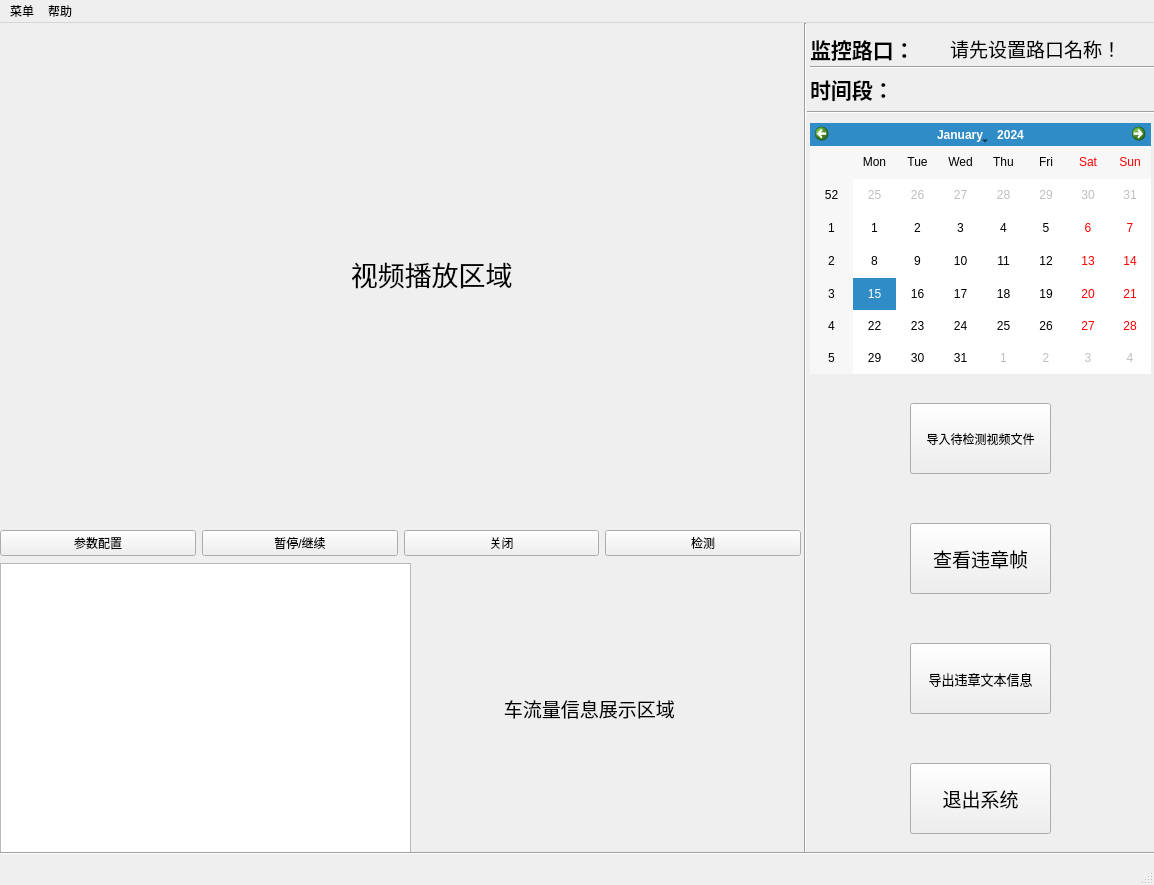
<?xml version="1.0" encoding="UTF-8"?>
<ui version="4.0">
 <class>MainWindow</class>
 <widget class="QMainWindow" name="MainWindow">
  <property name="geometry">
   <rect>
    <x>0</x>
    <y>0</y>
    <width>1154</width>
    <height>885</height>
   </rect>
  </property>
  <property name="minimumSize">
   <size>
    <width>1154</width>
    <height>885</height>
   </size>
  </property>
  <property name="maximumSize">
   <size>
    <width>1154</width>
    <height>885</height>
   </size>
  </property>
  <property name="windowTitle">
   <string>道路违法检测系统</string>
  </property>
  <widget class="QWidget" name="centralwidget">
   <widget class="Line" name="line_2">
    <property name="geometry">
     <rect>
      <x>780</x>
      <y>0</y>
      <width>51</width>
      <height>831</height>
     </rect>
    </property>
    <property name="orientation">
     <enum>Qt::Vertical</enum>
    </property>
   </widget>
   <widget class="QLabel" name="DisplayLabel">
    <property name="geometry">
     <rect>
      <x>0</x>
      <y>0</y>
      <width>801</width>
      <height>501</height>
     </rect>
    </property>
    <property name="minimumSize">
     <size>
      <width>711</width>
      <height>431</height>
     </size>
    </property>
    <property name="maximumSize">
     <size>
      <width>801</width>
      <height>501</height>
     </size>
    </property>
    <property name="font">
     <font>
      <family>Agency FB</family>
      <pointsize>20</pointsize>
     </font>
    </property>
    <property name="text">
     <string>                                                  视频播放区域</string>
    </property>
    <property name="textFormat">
     <enum>Qt::AutoText</enum>
    </property>
   </widget>
   <widget class="QTableView" name="tableView">
    <property name="geometry">
     <rect>
      <x>0</x>
      <y>540</y>
      <width>411</width>
      <height>291</height>
     </rect>
    </property>
    <property name="minimumSize">
     <size>
      <width>0</width>
      <height>0</height>
     </size>
    </property>
    <attribute name="horizontalHeaderShowSortIndicator" stdset="0">
     <bool>false</bool>
    </attribute>
   </widget>
   <widget class="QLabel" name="label_road">
    <property name="geometry">
     <rect>
      <x>810</x>
      <y>10</y>
      <width>131</width>
      <height>31</height>
     </rect>
    </property>
    <property name="font">
     <font>
      <family>仿宋</family>
      <pointsize>16</pointsize>
      <weight>75</weight>
      <bold>true</bold>
     </font>
    </property>
    <property name="text">
     <string>监控路口：</string>
    </property>
   </widget>
   <widget class="QLabel" name="label_road_text">
    <property name="geometry">
     <rect>
      <x>950</x>
      <y>10</y>
      <width>201</width>
      <height>31</height>
     </rect>
    </property>
    <property name="font">
     <font>
      <family>仿宋</family>
      <pointsize>14</pointsize>
     </font>
    </property>
    <property name="text">
     <string>请先设置路口名称！</string>
    </property>
   </widget>
   <widget class="Line" name="line">
    <property name="geometry">
     <rect>
      <x>0</x>
      <y>-25</y>
      <width>1171</width>
      <height>31</height>
     </rect>
    </property>
    <property name="orientation">
     <enum>Qt::Horizontal</enum>
    </property>
   </widget>
   <widget class="QCalendarWidget" name="calendarWidget">
    <property name="geometry">
     <rect>
      <x>810</x>
      <y>100</y>
      <width>341</width>
      <height>251</height>
     </rect>
    </property>
    <property name="minimumSize">
     <size>
      <width>311</width>
      <height>241</height>
     </size>
    </property>
    <property name="maximumSize">
     <size>
      <width>10000</width>
      <height>10000</height>
     </size>
    </property>
   </widget>
   <widget class="Line" name="line_4">
    <property name="geometry">
     <rect>
      <x>-10</x>
      <y>810</y>
      <width>1171</width>
      <height>41</height>
     </rect>
    </property>
    <property name="orientation">
     <enum>Qt::Horizontal</enum>
    </property>
   </widget>
   <widget class="QWidget" name="layoutWidget">
    <property name="geometry">
     <rect>
      <x>0</x>
      <y>500</y>
      <width>801</width>
      <height>41</height>
     </rect>
    </property>
    <layout class="QHBoxLayout" name="horizontalLayout">
     <item>
      <widget class="QPushButton" name="Button_GetPos">
       <property name="text">
        <string>参数配置</string>
       </property>
      </widget>
     </item>
     <item>
      <widget class="QPushButton" name="Continue">
       <property name="text">
        <string>暂停/继续</string>
       </property>
      </widget>
     </item>
     <item>
      <widget class="QPushButton" name="Close">
       <property name="text">
        <string>关闭</string>
       </property>
      </widget>
     </item>
     <item>
      <widget class="QPushButton" name="Api_button">
       <property name="text">
        <string>检测</string>
       </property>
      </widget>
     </item>
    </layout>
   </widget>
   <widget class="QPushButton" name="Open">
    <property name="geometry">
     <rect>
      <x>910</x>
      <y>380</y>
      <width>141</width>
      <height>71</height>
     </rect>
    </property>
    <property name="minimumSize">
     <size>
      <width>141</width>
      <height>71</height>
     </size>
    </property>
    <property name="maximumSize">
     <size>
      <width>141</width>
      <height>71</height>
     </size>
    </property>
    <property name="font">
     <font>
      <family>Agency FB</family>
      <pointsize>9</pointsize>
     </font>
    </property>
    <property name="text">
     <string>导入待检测视频文件</string>
    </property>
   </widget>
   <widget class="QPushButton" name="Button_imgout">
    <property name="geometry">
     <rect>
      <x>910</x>
      <y>500</y>
      <width>141</width>
      <height>71</height>
     </rect>
    </property>
    <property name="minimumSize">
     <size>
      <width>141</width>
      <height>71</height>
     </size>
    </property>
    <property name="maximumSize">
     <size>
      <width>141</width>
      <height>71</height>
     </size>
    </property>
    <property name="font">
     <font>
      <family>Agency FB</family>
      <pointsize>14</pointsize>
     </font>
    </property>
    <property name="text">
     <string>查看违章帧</string>
    </property>
   </widget>
   <widget class="QPushButton" name="Button_infoout">
    <property name="geometry">
     <rect>
      <x>910</x>
      <y>620</y>
      <width>141</width>
      <height>71</height>
     </rect>
    </property>
    <property name="minimumSize">
     <size>
      <width>141</width>
      <height>71</height>
     </size>
    </property>
    <property name="maximumSize">
     <size>
      <width>141</width>
      <height>71</height>
     </size>
    </property>
    <property name="font">
     <font>
      <family>Agency FB</family>
      <pointsize>10</pointsize>
     </font>
    </property>
    <property name="text">
     <string>导出违章文本信息</string>
    </property>
   </widget>
   <widget class="QPushButton" name="Button_quit">
    <property name="geometry">
     <rect>
      <x>910</x>
      <y>740</y>
      <width>141</width>
      <height>71</height>
     </rect>
    </property>
    <property name="minimumSize">
     <size>
      <width>141</width>
      <height>71</height>
     </size>
    </property>
    <property name="maximumSize">
     <size>
      <width>141</width>
      <height>71</height>
     </size>
    </property>
    <property name="font">
     <font>
      <family>Agency FB</family>
      <pointsize>14</pointsize>
     </font>
    </property>
    <property name="text">
     <string>退出系统</string>
    </property>
   </widget>
   <widget class="QLabel" name="label_light">
    <property name="geometry">
     <rect>
      <x>810</x>
      <y>50</y>
      <width>121</width>
      <height>31</height>
     </rect>
    </property>
    <property name="font">
     <font>
      <family>仿宋</family>
      <pointsize>16</pointsize>
      <weight>75</weight>
      <bold>true</bold>
     </font>
    </property>
    <property name="text">
     <string>时间段：</string>
    </property>
   </widget>
   <widget class="QLabel" name="label_date_text">
    <property name="geometry">
     <rect>
      <x>940</x>
      <y>50</y>
      <width>211</width>
      <height>31</height>
     </rect>
    </property>
    <property name="font">
     <font>
      <family>仿宋</family>
      <pointsize>12</pointsize>
     </font>
    </property>
    <property name="text">
     <string/>
    </property>
   </widget>
   <widget class="Line" name="line_3">
    <property name="geometry">
     <rect>
      <x>810</x>
      <y>29</y>
      <width>351</width>
      <height>31</height>
     </rect>
    </property>
    <property name="orientation">
     <enum>Qt::Horizontal</enum>
    </property>
   </widget>
   <widget class="Line" name="line_5">
    <property name="geometry">
     <rect>
      <x>807</x>
      <y>79</y>
      <width>361</width>
      <height>21</height>
     </rect>
    </property>
    <property name="orientation">
     <enum>Qt::Horizontal</enum>
    </property>
   </widget>
   <widget class="QLabel" name="label_roadinfo">
    <property name="geometry">
     <rect>
      <x>410</x>
      <y>540</y>
      <width>391</width>
      <height>291</height>
     </rect>
    </property>
    <property name="font">
     <font>
      <family>Agency FB</family>
      <pointsize>14</pointsize>
     </font>
    </property>
    <property name="text">
     <string>                   车流量信息展示区域</string>
    </property>
   </widget>
  </widget>
  <widget class="QMenuBar" name="menubar">
   <property name="geometry">
    <rect>
     <x>0</x>
     <y>0</y>
     <width>1154</width>
     <height>23</height>
    </rect>
   </property>
   <widget class="QMenu" name="menu">
    <property name="font">
     <font>
      <pointsize>12</pointsize>
     </font>
    </property>
    <property name="title">
     <string>菜单</string>
    </property>
    <addaction name="action_SetRoad"/>
    <addaction name="separator"/>
    <addaction name="action_choose_road"/>
    <addaction name="separator"/>
    <addaction name="delete_cache"/>
    <addaction name="separator"/>
   </widget>
   <widget class="QMenu" name="menu_helper">
    <property name="title">
     <string>帮助</string>
    </property>
    <addaction name="actionHelp"/>
   </widget>
   <addaction name="menu"/>
   <addaction name="menu_helper"/>
  </widget>
  <widget class="QStatusBar" name="statusbar"/>
  <action name="actionDelet_existdata">
   <property name="text">
    <string>清除数据（包括违法记录）</string>
   </property>
  </action>
  <action name="delete_cache">
   <property name="text">
    <string>清理缓存</string>
   </property>
   <property name="font">
    <font>
     <family>Agency FB</family>
     <pointsize>10</pointsize>
    </font>
   </property>
  </action>
  <action name="actionHelp">
   <property name="text">
    <string>查看使用手册</string>
   </property>
  </action>
  <action name="actionZidonghua">
   <property name="text">
    <string>自动化检测</string>
   </property>
  </action>
  <action name="action_choose_road">
   <property name="text">
    <string>查看已处理视频</string>
   </property>
   <property name="font">
    <font>
     <family>Agency FB</family>
     <pointsize>10</pointsize>
    </font>
   </property>
  </action>
  <action name="action_SetRoad">
   <property name="text">
    <string>设置当前路口</string>
   </property>
   <property name="font">
    <font>
     <family>Agency FB</family>
     <pointsize>10</pointsize>
    </font>
   </property>
  </action>
 </widget>
 <resources/>
 <connections>
  <connection>
   <sender>Button_quit</sender>
   <signal>clicked()</signal>
   <receiver>MainWindow</receiver>
   <slot>close()</slot>
   <hints>
    <hint type="sourcelabel">
     <x>808</x>
     <y>650</y>
    </hint>
    <hint type="destinationlabel">
     <x>809</x>
     <y>707</y>
    </hint>
   </hints>
  </connection>
 </connections>
</ui>
